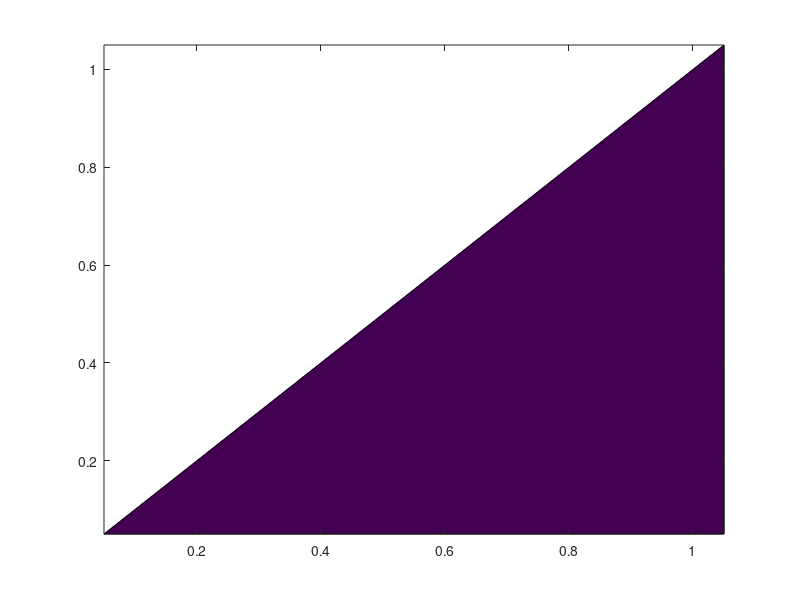

This figure's MATLAB source: (Note: this script raises an error after producing the figure.)
clear; clc;
load('roomSimulation-AllTheVariables');

figure(2);
contourf(senXPos,senYPos,h2scores')                  ; % plotting the results, 2D color map
contourcbar                                          ;
title('H_2 Full Control Cost') ;
xlabel('X coordinate of sensor')                     ;
ylabel('Y coordinate of sensor')                     ;
set(findall(gcf,'type','text'),'fontSize',16)        ;